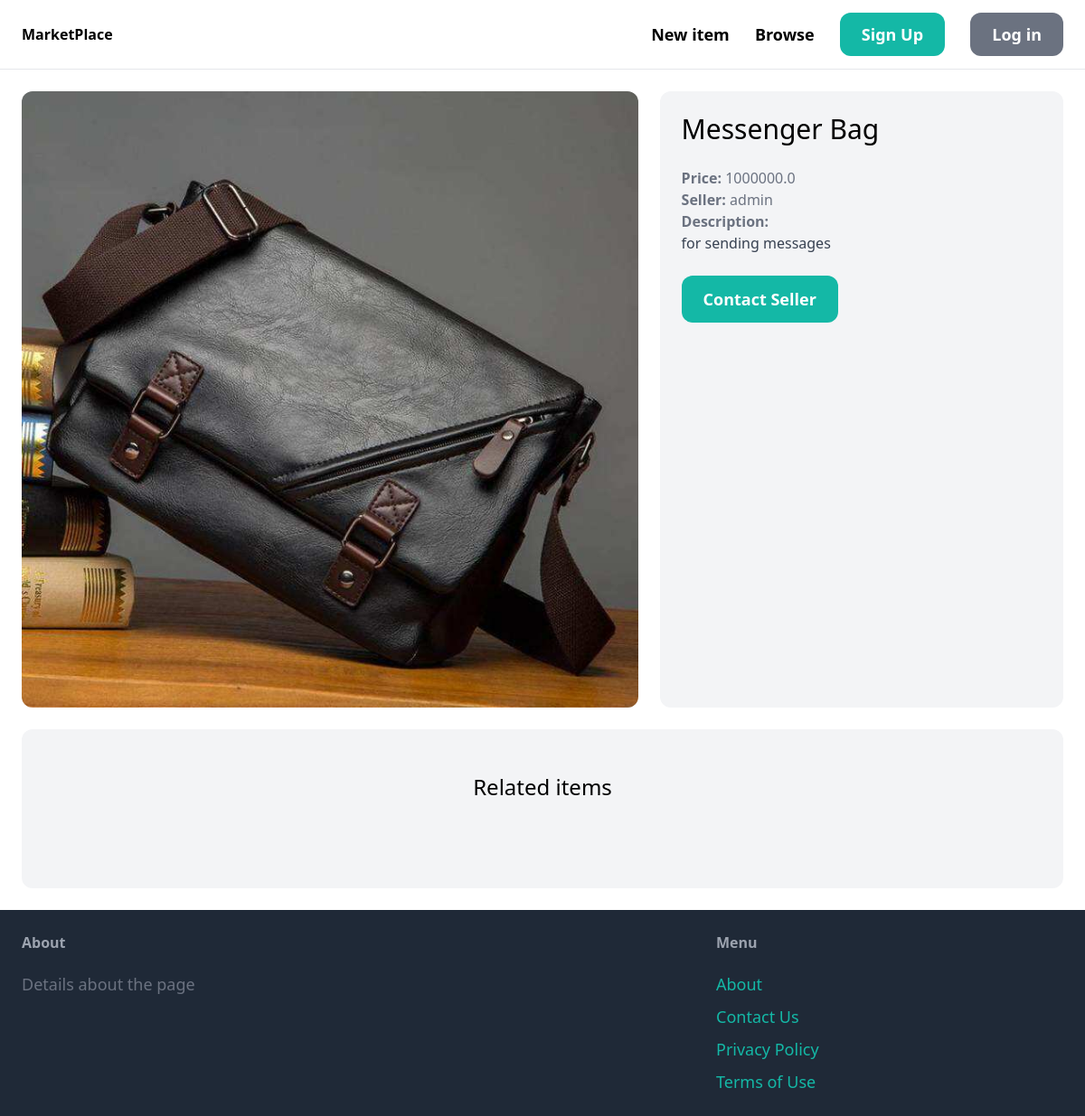
/items/1/, run on an earlier commit of the app's database.
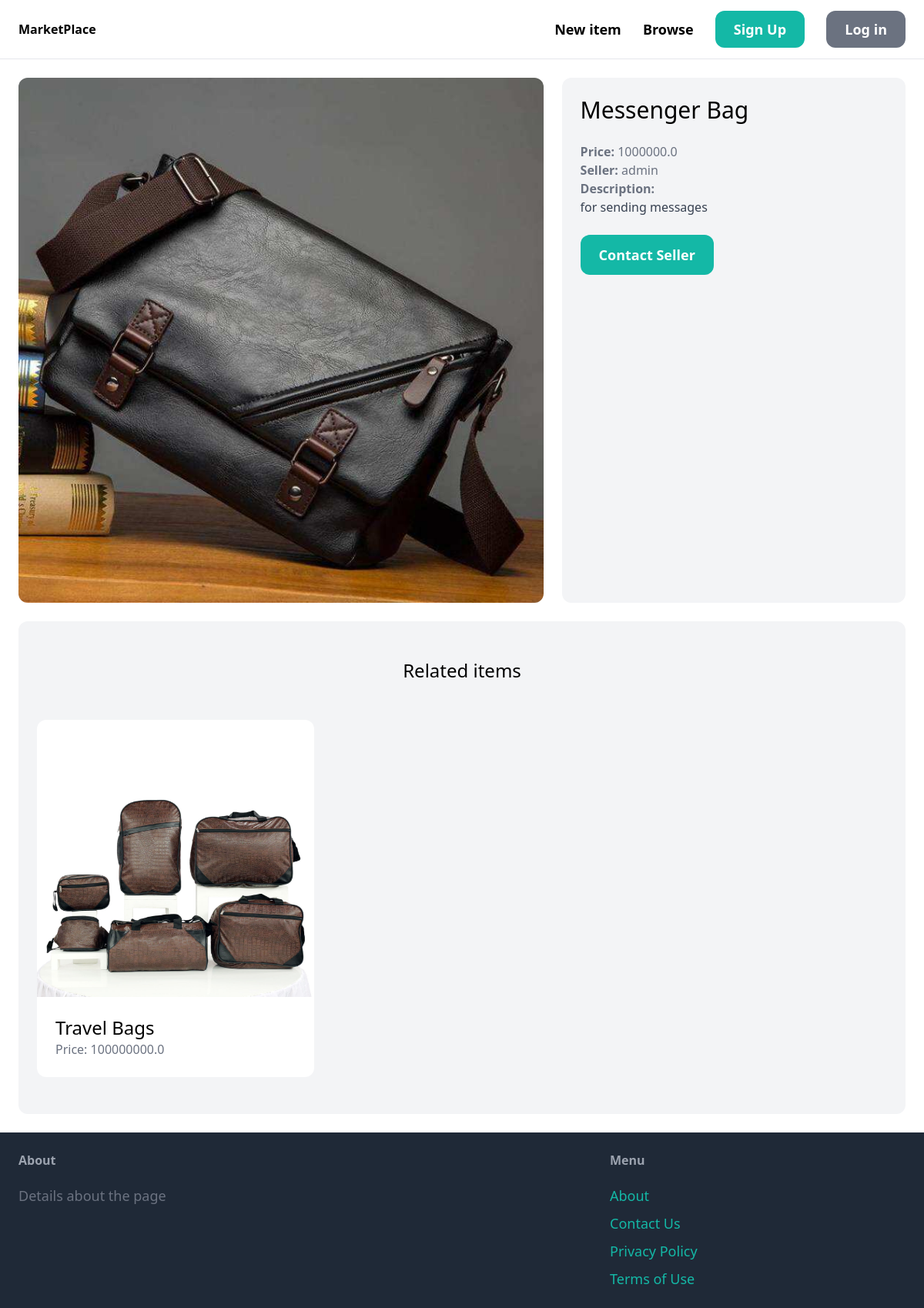
And on a later commit of the database.
### item/models.py (models this page shows, shortened)
class Item(models.Model):
    category = models.ForeignKey(Category, related_name='items', on_delete=models.CASCADE)
    name = models.CharField(max_length=255)
    description = models.TextField(blank=True, null=True)
    price = models.FloatField()
    image = models.ImageField(upload_to='item_images', blank=True, null=True)
    is_sold = models.BooleanField(default=False)
    created_by = models.ForeignKey(User, related_name='items', on_delete=models.CASCADE)
    created_at = models.DateTimeField(auto_now_add=True)

### item/views.py (the view)
# urls.py: path('<int:pk>/', views.detail, name='detail'),
def detail(request, pk):
    item = get_object_or_404(Item, pk=pk)
    related_items = Item.objects.filter(category=item.category, is_sold=False).exclude(pk=pk)[0:3]
    return render(request, 'item/detail.html', {
        'item': item,
        'related_items': related_items
    })

### item/templates/item/detail.html (shortened to what this page needs)
{% extends 'core/base.html' %}
{% block content %}
<div class="grid grid-cols-5 gap-6">
    <div class="col-span-3">
        <img src="{{ item.image.url }}" class="rounded-xl">
    </div>
    <div class="col-span-2 p-6 bg-gray-100 rounded-xl">
        <h1 class="mb-6 text-3xl">{{ item.name }}</h1>
        <p class="text-gray-500"><strong>Price: </strong>{{ item.price }}</p>
        <p class="text-gray-500"><strong>Seller: </strong>{{ item.created_by.username }}</p>
        {% if item.description %}
        <p class="text-gray-700">
            <strong class="text-gray-500">Description:</strong><br>
            {{ item.description }}
        </p>
        {% endif %}
        <a href="#" class="inline-block mt-6 px-6 py-3 text-lg font-semibold bg-teal-500 text-white rounded-xl hover:bg-teal-700">Contact Seller</a>
    </div>
</div>
<div class="mt-6 px-6 py-12 bg-gray-100 rounded-xl">
    <h2 class="mb-12 text-2xl text-center">Related items</h2>
    <div class="grid grid-cols-3 gap-3">
        {% for item in related_items %}
            <div>
                <a href="{% url 'item:detail' item.id %}">
                    <div>
                        <img src="{{ item.image.url }}" class="rounded-t-xl">
                    </div>
                    <div class="p-6 bg-white rounded-b-xl">
                        <h2 class="text-2xl">{{ item.name }}</h2>
                        <p class="text-gray-500">Price: {{ item.price }}</item></p>
                    </div>
                </a>
            </div>
        {% endfor %}
    </div>
</div>
{% endblock %}

What changed in the data, as far as the page shows it:
added Item: image (picture), name "Travel Bags", price "100000000.0"
